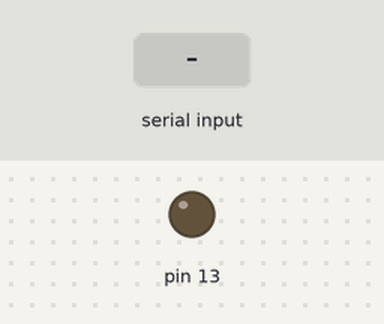
A sketch run on a simulated Arduino Uno, built with avr-gcc and run on an emulated ATmega328P. On the bench: output pins drawn as LEDs (lit = HIGH). Inputs (shaded band) come from the test bench.

Above: at 1.2 s.
1.3 s: "1" received over Serial
At 2.5 s:
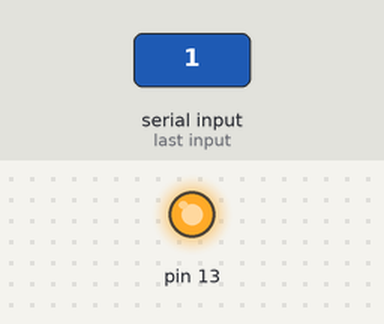
2.8 s: "0" received over Serial
At 3.9 s:
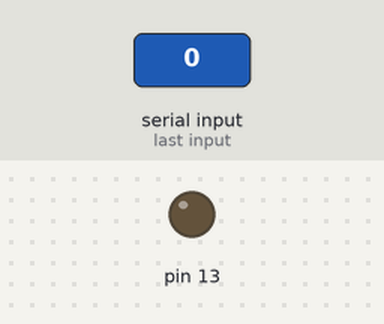
Timing chart, 0 to 5.8 s (numbered marks = the images above; inputs shaded):
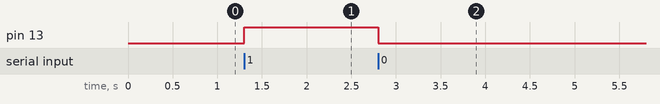

Measured:
- after the input at 1.3 s, pin 13: LOW → HIGH at once
- after the input at 2.8 s, pin 13: HIGH → LOW at once

The sketch:

Kontrol_LED_Arduino_dengan_VB6.ino
```cpp
void setup() {
  Serial.begin(9600);
  pinMode(13, OUTPUT);
}
void loop() {
  if (Serial.available()) {
    char a = Serial.read();
    if(a == '1') {
      digitalWrite(13, 1);
    }
    else if (a == '0'){
      digitalWrite(13, 0);
    }
    delay(100);
  }
}
```
